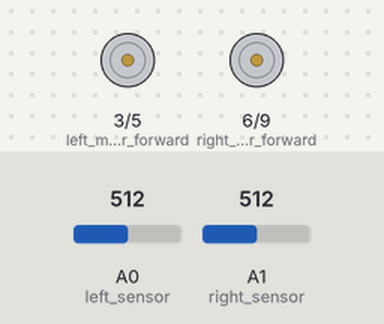
Bench run of a sketch on a simulated Arduino Uno, built with avr-gcc and run on an emulated ATmega328P. Shown: motor-driver pin pairs drawn as motors (green arrow = first pin HIGH = forward, orange = second pin HIGH = backward, longer = more drive). The test bench sets the inputs (shaded band); at power-on: A0 (left_sensor) = 512, A1 (right_sensor) = 512.

Above: at 1.2 s.
1.3 s: A0 (left_sensor) set to 483
At 2.2 s:
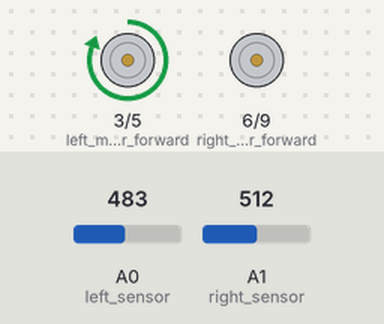
2.8 s: A1 (right_sensor) set to 482
At 3.5 s:
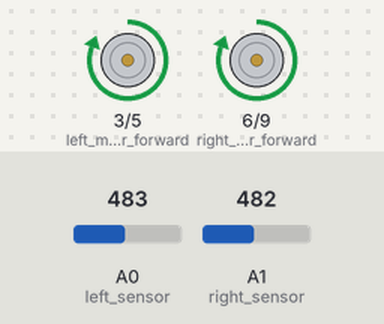
4.3 s: A0 (left_sensor) set to 510
At 5.5 s:
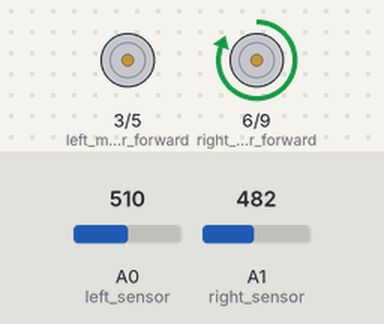
5.8 s: A0 (left_sensor) set to 490
At 6.9 s:
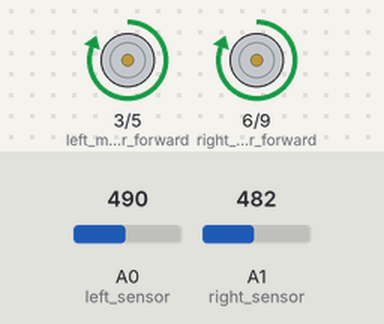
7.3 s: A0 (left_sensor) set to 511
At 8.1 s:
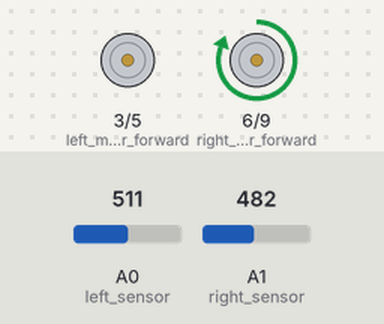
Timing chart, 0 to 9.8 s (numbered marks = the images above; inputs shaded):
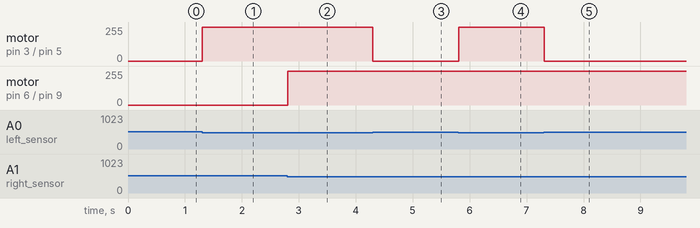

Measured:
- the behaviour switches between 500 and 499 on A0 (left_sensor) (found by bisection; images 0 and 1)
- the behaviour switches between 500 and 499 on A1 (right_sensor) (found by bisection; images 1 and 2)
- after the input at 1.3 s, motor on pin 3 (left_motor_forward) / pin 5 (left_motor_reverse): stopped → forward 255/255 at once
- after the input at 2.8 s, motor on pin 6 (right_motor_forward) / pin 9 (right_motor_reverse): stopped → forward 255/255 at once
- after the input at 4.3 s, motor on pin 3 (left_motor_forward) / pin 5 (left_motor_reverse): forward 255/255 → stopped at once
- after the input at 5.8 s, motor on pin 3 (left_motor_forward) / pin 5 (left_motor_reverse): stopped → forward 255/255 at once
- after the input at 7.3 s, motor on pin 3 (left_motor_forward) / pin 5 (left_motor_reverse): forward 255/255 → stopped at once

The sketch:

lfr.ino
```cpp
int left_motor_forward = 3;
int left_motor_reverse = 5;
int right_motor_forward = 6;
int right_motor_reverse = 9;

int left_sensor = A0;
int right_sensor = A1;

void setup() {
  // put your setup code here, to run once:

pinMode(left_motor_forward,OUTPUT);
pinMode(left_motor_reverse,OUTPUT);
pinMode(right_motor_forward,OUTPUT);
pinMode(right_motor_reverse,OUTPUT);
pinMode(left_sensor,INPUT);
pinMode(right_sensor,INPUT);

}

void loop() {
 if(analogRead(left_sensor)<500 && analogRead(right_sensor)<500)
 {
  digitalWrite(left_motor_forward,HIGH);
  digitalWrite(right_motor_forward,HIGH);
 }

else if(analogRead(left_sensor)<500 && analogRead(right_sensor)>=500)
 {
  digitalWrite(left_motor_forward,HIGH);
  digitalWrite(right_motor_forward,LOW);
 }


 else if(analogRead(left_sensor)>=500 && analogRead(right_sensor)<500)
 {
  digitalWrite(left_motor_forward,LOW);
  digitalWrite(right_motor_forward,HIGH);
 }


else
{
   digitalWrite(left_motor_forward,LOW);
  digitalWrite(right_motor_forward,LOW);
}
delay(10);
}
```
